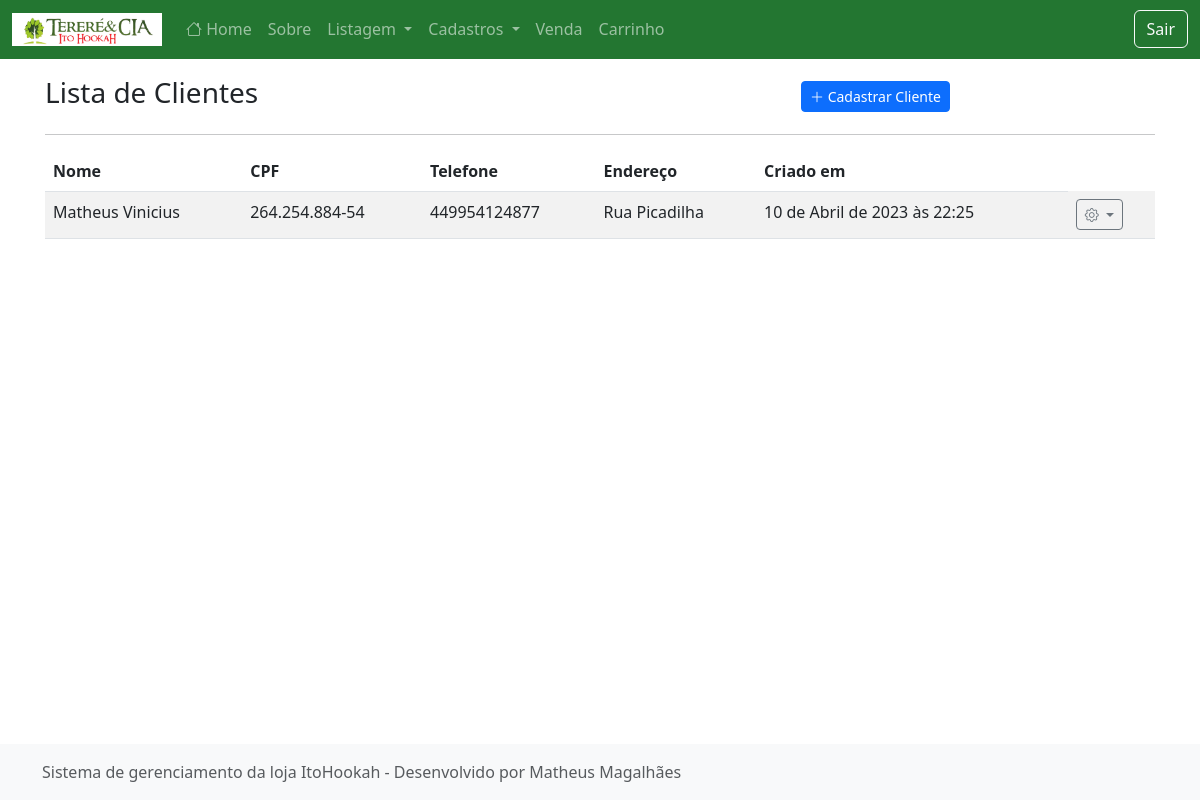
/listar/cliente/ (signed in), run on an earlier commit of the app's database.
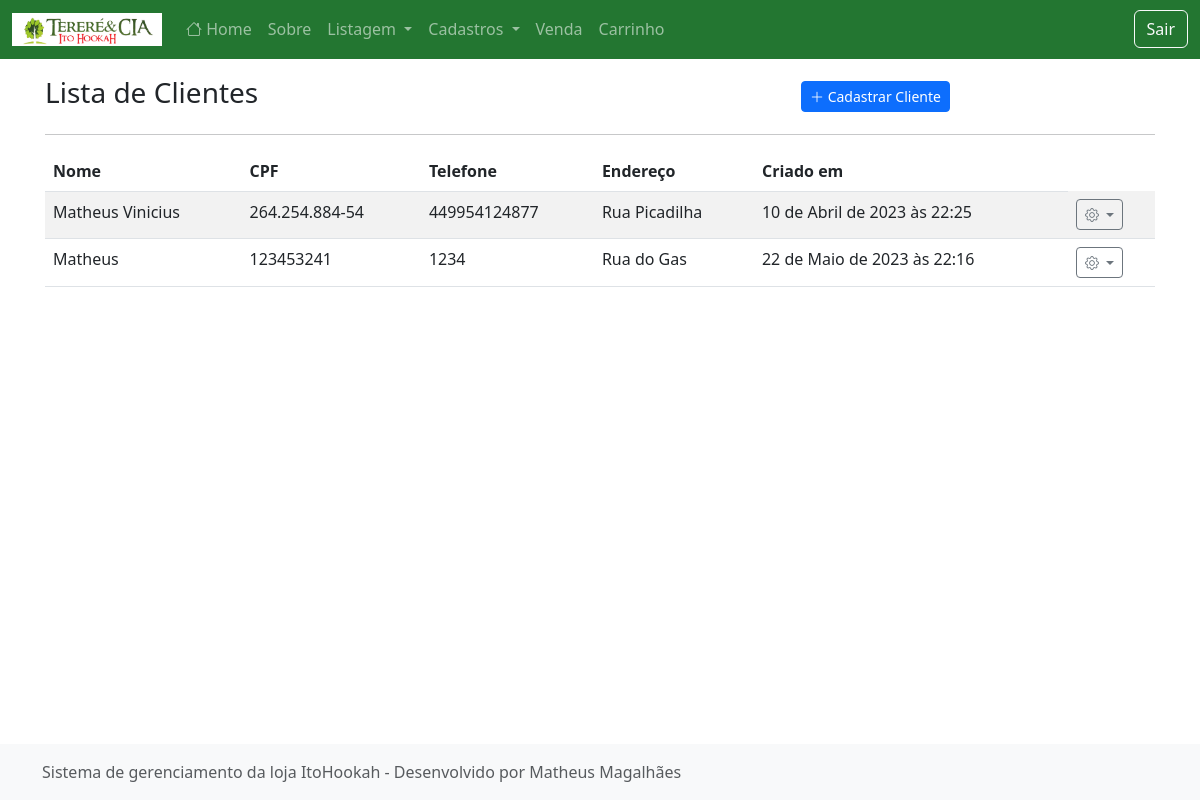
And on a later commit of the database.
### cadastros/models.py (models this page shows, shortened)
class Cliente(models.Model):
    nome = models.CharField(max_length=50, verbose_name="Nome")
    cpfCnpj = models.CharField(max_length=14, verbose_name="CPF", unique=True)
    telefone = models.CharField(max_length=15)
    endereco = models.CharField(max_length=300)
    cadastrado_em = models.DateTimeField(auto_now_add=True)
    atualizado_em = models.DateTimeField(auto_now=True)

### cadastros/views.py (the view)
# urls.py: path("listar/cliente/", ClienteList.as_view(), name="listar-cliente"),
class ClienteList(ListView):
    model = Cliente
    template_name = "cadastros/list/cliente.html"

### cadastros/templates/cadastros/list/cliente.html (shortened to what this page needs)
{% extends 'paginas/modelo.html' %}
{% load static %}
{% block conteudo %}
<div class="row justify-content-center align-items-center mt-3">
    <div class="col-md-8">
        <h3 class="">Lista de Clientes</h3>
    </div>
    <div class="col-md">
        <a href="{% url 'cadastrar-cliente' %}" class="btn btn-primary btn-sm">
            <i class="bi bi-plus-lg"></i>
            Cadastrar Cliente
        </a>
    </div>
</div>
<hr>
<div class="table-responsive-lg">
    <table class="table table-striped">
        <thead>
            <tr>
                <th>Nome</th>
                <th>CPF</th>
                <th>Telefone</th>
                <th>Endereço</th>
                <th>Criado em</th>
            </tr>
        </thead>
        <tbody>
            {% for obj in object_list %}
            <tr class="">
                <td>{{ obj.nome }}</td>
                <td>{{ obj.cpfCnpj }}</td>
                <td>{{ obj.telefone }}</td>
                <td>{{ obj.endereco }}</td>
                <td>{{ obj.cadastrado_em }}</td>
                <td>
                    <div class="dropdown">
                        <a class="btn btn-sm btn-outline-secondary dropdown-toggle" href="#" role="button"
                            data-bs-toggle="dropdown" aria-expanded="false">
                            <i class="bi bi-gear"></i>
                        </a>
                    </div>
                </td>
            </tr>
            {% empty %}
            <tr>
                <th colspan="100%">Nenhum registro encontrado.</th>
            </tr>
            {% endfor %}
        </tbody>
    </table>
</div>
{% endblock %}

What changed in the data, as far as the page shows it:
added Cliente: nome "Matheus", cpfCnpj "123453241", telefone "1234", endereco "Rua do Gas", cadastrado_em "22 de Maio de 2023 às 22:16"
